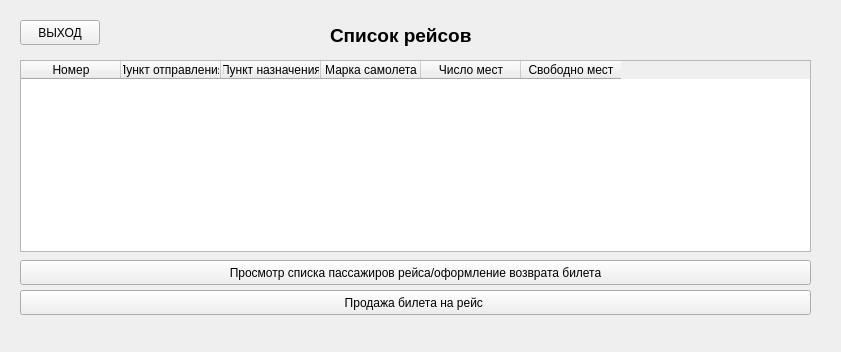
<?xml version="1.0" encoding="UTF-8"?>
<ui version="4.0">
 <class>kas_m</class>
 <widget class="QWidget" name="kas_m">
  <property name="geometry">
   <rect>
    <x>0</x>
    <y>0</y>
    <width>841</width>
    <height>352</height>
   </rect>
  </property>
  <property name="windowTitle">
   <string>Form</string>
  </property>
  <widget class="QPushButton" name="sale_b">
   <property name="geometry">
    <rect>
     <x>20</x>
     <y>290</y>
     <width>791</width>
     <height>25</height>
    </rect>
   </property>
   <property name="text">
    <string>Продажа билета на рейс </string>
   </property>
  </widget>
  <widget class="QPushButton" name="exits">
   <property name="geometry">
    <rect>
     <x>20</x>
     <y>20</y>
     <width>80</width>
     <height>25</height>
    </rect>
   </property>
   <property name="text">
    <string>ВЫХОД</string>
   </property>
  </widget>
  <widget class="QTableWidget" name="tableWidget">
   <property name="enabled">
    <bool>true</bool>
   </property>
   <property name="geometry">
    <rect>
     <x>20</x>
     <y>60</y>
     <width>791</width>
     <height>192</height>
    </rect>
   </property>
   <column>
    <property name="text">
     <string>Номер</string>
    </property>
   </column>
   <column>
    <property name="text">
     <string>Пункт отправления</string>
    </property>
   </column>
   <column>
    <property name="text">
     <string>Пункт назначения</string>
    </property>
   </column>
   <column>
    <property name="text">
     <string>Марка самолета</string>
    </property>
   </column>
   <column>
    <property name="text">
     <string>Число мест</string>
    </property>
   </column>
   <column>
    <property name="text">
     <string>Свободно мест</string>
    </property>
   </column>
  </widget>
  <widget class="QPushButton" name="return_b">
   <property name="geometry">
    <rect>
     <x>20</x>
     <y>260</y>
     <width>791</width>
     <height>25</height>
    </rect>
   </property>
   <property name="text">
    <string>Просмотр списка пассажиров рейса/оформление возврата билета</string>
   </property>
  </widget>
  <widget class="QLabel" name="label">
   <property name="geometry">
    <rect>
     <x>330</x>
     <y>20</y>
     <width>231</width>
     <height>31</height>
    </rect>
   </property>
   <property name="font">
    <font>
     <pointsize>14</pointsize>
     <weight>75</weight>
     <bold>true</bold>
    </font>
   </property>
   <property name="text">
    <string>Список рейсов</string>
   </property>
  </widget>
 </widget>
 <resources/>
 <connections/>
</ui>
